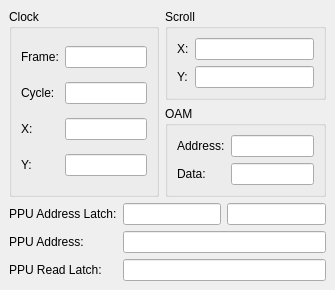
<?xml version="1.0" encoding="UTF-8"?>
<ui version="4.0">
 <class>PPUInformationDockWidget</class>
 <widget class="QDockWidget" name="PPUInformationDockWidget">
  <property name="geometry">
   <rect>
    <x>0</x>
    <y>0</y>
    <width>335</width>
    <height>284</height>
   </rect>
  </property>
  <property name="windowTitle">
   <string>PPU Information</string>
  </property>
  <widget class="QWidget" name="dockWidgetContents">
   <layout class="QGridLayout" name="gridLayout">
    <property name="margin">
     <number>9</number>
    </property>
    <property name="spacing">
     <number>6</number>
    </property>
    <item row="3" column="0">
     <widget class="QLabel" name="label_7">
      <property name="text">
       <string>PPU Address Latch:</string>
      </property>
     </widget>
    </item>
    <item row="3" column="1">
     <widget class="QLineEdit" name="ppuAddrLatch"/>
    </item>
    <item row="3" column="2">
     <widget class="QLineEdit" name="ppuFlipFlop"/>
    </item>
    <item row="4" column="0">
     <widget class="QLabel" name="label_5">
      <property name="text">
       <string>PPU Address:</string>
      </property>
     </widget>
    </item>
    <item row="4" column="1" colspan="2">
     <widget class="QLineEdit" name="ppuAddr"/>
    </item>
    <item row="5" column="0">
     <widget class="QLabel" name="label_6">
      <property name="text">
       <string>PPU Read Latch: </string>
      </property>
     </widget>
    </item>
    <item row="5" column="1" colspan="2">
     <widget class="QLineEdit" name="ppuLatch">
      <property name="sizePolicy">
       <sizepolicy hsizetype="Preferred" vsizetype="Fixed">
        <horstretch>0</horstretch>
        <verstretch>0</verstretch>
       </sizepolicy>
      </property>
     </widget>
    </item>
    <item row="1" column="0" colspan="3">
     <layout class="QGridLayout" name="gridLayout_5">
      <item row="0" column="1" rowspan="2">
       <widget class="QGroupBox" name="groupBox_2">
        <property name="title">
         <string>Clock</string>
        </property>
        <layout class="QGridLayout" name="gridLayout_3">
         <item row="0" column="0">
          <widget class="QLabel" name="label_3">
           <property name="text">
            <string>Frame:</string>
           </property>
          </widget>
         </item>
         <item row="0" column="1">
          <widget class="QLineEdit" name="frameNumber">
           <property name="readOnly">
            <bool>true</bool>
           </property>
          </widget>
         </item>
         <item row="1" column="0">
          <widget class="QLabel" name="label_4">
           <property name="text">
            <string>Cycle:</string>
           </property>
          </widget>
         </item>
         <item row="1" column="1">
          <widget class="QLineEdit" name="cycleNumber">
           <property name="readOnly">
            <bool>true</bool>
           </property>
          </widget>
         </item>
         <item row="2" column="1">
          <widget class="QLineEdit" name="ppuX"/>
         </item>
         <item row="2" column="0">
          <widget class="QLabel" name="label">
           <property name="text">
            <string>X:</string>
           </property>
          </widget>
         </item>
         <item row="3" column="0">
          <widget class="QLabel" name="label_2">
           <property name="text">
            <string>Y:</string>
           </property>
          </widget>
         </item>
         <item row="3" column="1">
          <widget class="QLineEdit" name="ppuY"/>
         </item>
        </layout>
       </widget>
      </item>
      <item row="1" column="2">
       <widget class="QGroupBox" name="groupBox_3">
        <property name="title">
         <string>OAM</string>
        </property>
        <layout class="QGridLayout" name="gridLayout_4">
         <item row="0" column="0">
          <widget class="QLabel" name="label_8">
           <property name="text">
            <string>Address:</string>
           </property>
          </widget>
         </item>
         <item row="0" column="1">
          <widget class="QLineEdit" name="oamAddress"/>
         </item>
         <item row="1" column="0">
          <widget class="QLabel" name="label_9">
           <property name="text">
            <string>Data:</string>
           </property>
          </widget>
         </item>
         <item row="1" column="1">
          <widget class="QLineEdit" name="oamData"/>
         </item>
        </layout>
       </widget>
      </item>
      <item row="0" column="2">
       <widget class="QGroupBox" name="groupBox_4">
        <property name="title">
         <string>Scroll</string>
        </property>
        <layout class="QFormLayout" name="formLayout">
         <item row="0" column="0">
          <widget class="QLabel" name="label_10">
           <property name="text">
            <string>X:</string>
           </property>
          </widget>
         </item>
         <item row="1" column="0">
          <widget class="QLabel" name="label_11">
           <property name="text">
            <string>Y:</string>
           </property>
          </widget>
         </item>
         <item row="0" column="1">
          <widget class="QLineEdit" name="scrollX"/>
         </item>
         <item row="1" column="1">
          <widget class="QLineEdit" name="scrollY"/>
         </item>
        </layout>
       </widget>
      </item>
     </layout>
    </item>
   </layout>
  </widget>
 </widget>
 <resources/>
 <connections/>
</ui>
